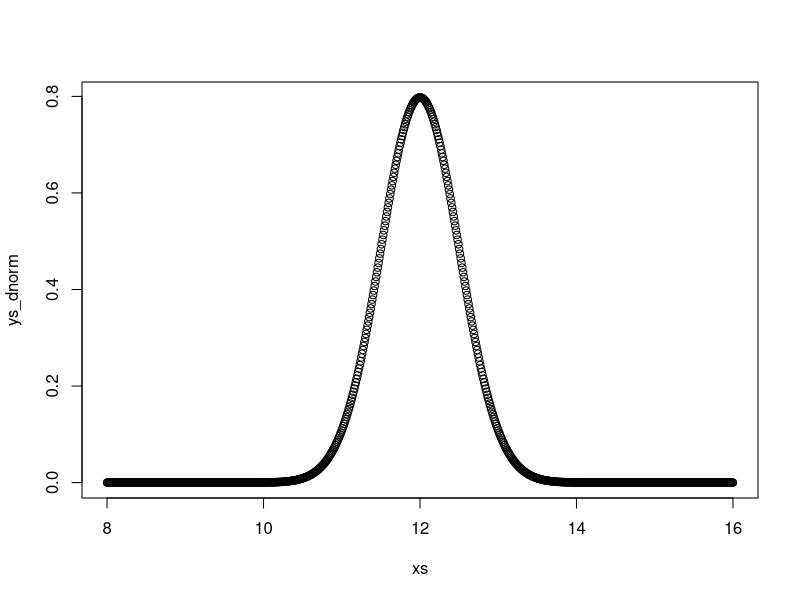
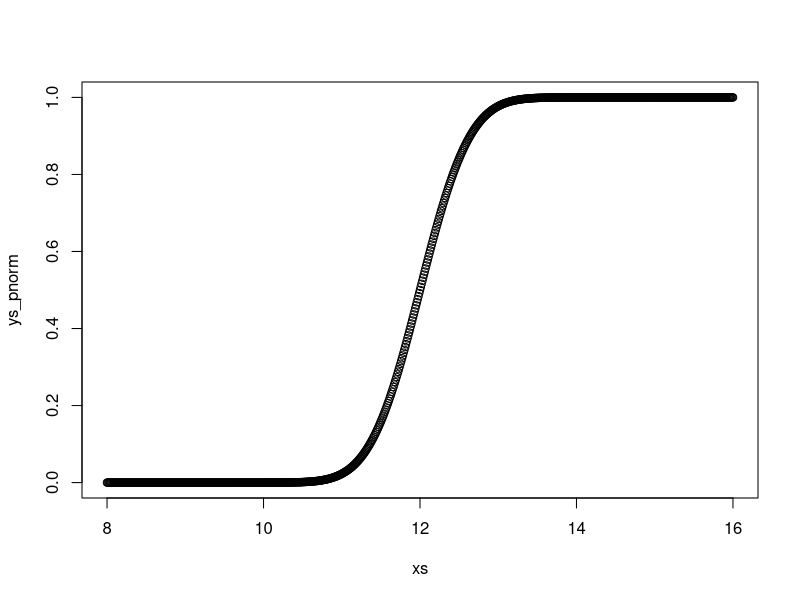

The R source for these figures, in order:
# Exercise 4 (Pill)
# A drug company is producing a pill,
# with on average 12 mg of active substance.
mean <- 12
# The amount of active substance is normally distributed with
# mean 12 mg and standard deviation 0.5 mg,
# if the production is without problems.
sd <- 0.5

xs <- seq(12 - 4, 12 + 4, by = 0.01)
ys_dnorm <- dnorm(xs, mean = mean, sd = sd)
plot(xs, ys_dnorm) # Beautiful normal curve
ys_pnorm <- pnorm(xs, mean = mean, sd = sd)
plot(xs, ys_pnorm)

# > Sometimes there is a problem with the production
# > and the amount of active substance will be too high or too low,
# > in which case the pill has to be discarded.
# > What should the upper and lower critical values
# > (limits for when a pill is acceptable) be in order
# > not to discard more than 1/20 pills from a problem free production?

# This means that 1/40 pills = 2.5% have too little content
# 0.025 == pnorm(some_value, mean = mean, sd = sd)
# This is done by qnorm
lowest_amount <- qnorm(p = 1.0 / 40.0, mean = mean, sd = sd)
highest_amount <- qnorm(p = 1.0 / 40.0, mean = mean, sd = sd, lower.tail = FALSE)
# These should be symmetrical around the mean
testthat::expect_equal(mean - lowest_amount, highest_amount - mean)
testthat::expect_equal(11.02002, lowest_amount, tolerance = 0.000001)
testthat::expect_equal(12.97998, highest_amount, tolerance = 0.000001)

# This means that:
testthat::expect_equal(1.0 / 40.0, pnorm(lowest_amount, mean = mean, sd = sd))
testthat::expect_equal(1.0 / 40.0, pnorm(highest_amount, mean = mean, sd = sd, lower.tail = FALSE))
